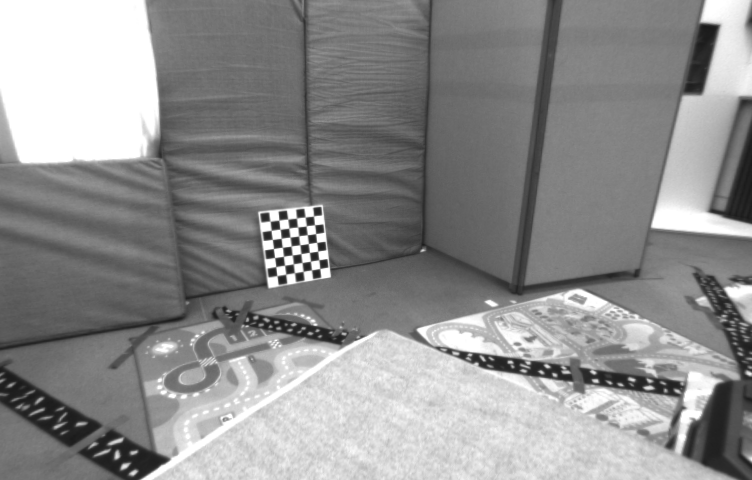
#> input picture Laboratory3/1403715413262142976_undistort.png, 752 x 480 px
$ python Laboratory3_736052_740233.py
#> lines starting #> are read from the running program, lines starting #| are printed output that depends on the picture

import matplotlib.pyplot as plt
import numpy as np
from scipy import linalg
import scipy.optimize as scOptim

import cv2

# [43 lines left out: functions car2spherical_unity, spherical_unity2car, plotNumberedImagePoints, plotResidual, not called in this run]

def crossMatrixInv(M):
     x = [M[2, 1], M[0, 2], M[1, 0]]
     return x

# [18 lines left out: functions crossMatrix, plotNumbered3DPoints, not called in this run]

def draw3DLine(ax, xIni, xEnd, strStyle, lColor, lWidth):
    """
    Draw a segment in a 3D plot
    -input:
        ax: axis handle
        xIni: Initial 3D point.
        xEnd: Final 3D point.
        strStyle: Line style.
        lColor: Line color.
        lWidth: Line width.
    """
    ax.plot([np.squeeze(xIni[0]), np.squeeze(xEnd[0])], [np.squeeze(xIni[1]), np.squeeze(xEnd[1])], [np.squeeze(xIni[2]), np.squeeze(xEnd[2])],
            strStyle, color=lColor, lineWidth=lWidth)

def drawRefSystem(ax, T_w_c, strStyle, nameStr):
    """
        Draw a reference system in a 3D plot: Red for X axis, Green for Y axis, and Blue for Z axis
    -input:
        ax: axis handle
        T_w_c: (4x4 matrix) Reference system C seen from W.
        strStyle: lines style.
        nameStr: Name of the reference system.
    """
    draw3DLine(ax, T_w_c[0:3, 3:4], T_w_c[0:3, 3:4] + T_w_c[0:3, 0:1], strStyle, 'r', 1)
    draw3DLine(ax, T_w_c[0:3, 3:4], T_w_c[0:3, 3:4] + T_w_c[0:3, 1:2], strStyle, 'g', 1)
    draw3DLine(ax, T_w_c[0:3, 3:4], T_w_c[0:3, 3:4] + T_w_c[0:3, 2:3], strStyle, 'b', 1)
    ax.text(np.squeeze( T_w_c[0, 3]+0.1), np.squeeze( T_w_c[1, 3]+0.1), np.squeeze( T_w_c[2, 3]+0.1), nameStr)

def calculate3DPoints(points1,points2,Pc1,Pc2):
    List_P3D = []

    for i in range(points1.shape[1]):
        A = []
        A.append(np.array([
            Pc1[2, 0] * points1[0, i] - Pc1[0, 0],
            Pc1[2, 1] * points1[0, i] - Pc1[0, 1],
            Pc1[2, 2] * points1[0, i] - Pc1[0, 2],
            Pc1[2, 3] * points1[0, i] - Pc1[0, 3]
        ]))
        A.append(np.array([
            Pc1[2, 0] * points1[1, i] - Pc1[1, 0],
            Pc1[2, 1] * points1[1, i] - Pc1[1, 1],
            Pc1[2, 2] * points1[1, i] - Pc1[1, 2],
            Pc1[2, 3] * points1[1, i] - Pc1[1, 3]
        ]))
        A.append(np.array([
            Pc2[2, 0] * points2[0, i] - Pc2[0, 0],
            Pc2[2, 1] * points2[0, i] - Pc2[0, 1],
            Pc2[2, 2] * points2[0, i] - Pc2[0, 2],
            Pc2[2, 3] * points2[0, i] - Pc2[0, 3]
        ]))
        A.append(np.array([
            Pc2[2, 0] * points2[1, i] - Pc2[1, 0],
            Pc2[2, 1] * points2[1, i] - Pc2[1, 1],
            Pc2[2, 2] * points2[1, i] - Pc2[1, 2],
            Pc2[2, 3] * points2[1, i] - Pc2[1, 3]
        ]))

        A = np.array(A)
        _, S, V = np.linalg.svd(A, full_matrices=True)

        Point_3D = V.T[:, -1]
        Point_3D = Point_3D / Point_3D[3]

        List_P3D.append(Point_3D)
    List_P3D = np.array(List_P3D)
    return List_P3D.T

def n_Points_in_Front(x_point, C1_T_C2 ): #C2_T_C1
    votos = 0

    for x in x_point.T:

        x_prj = C1_T_C2 @ x #C2_T_C1
        if x[2] >= 0 and x_prj[2] >= 0:
            votos += 1
    return votos

# [74 lines left out: functions resBundleProjection_n_View, resBundleProjection, not called in this run]

if __name__ == '__main__':

    # Read the images
    timestamp2 = '1403715282262142976'
    timestamp1 = '1403715413262142976'
    timestamp3 = '1403715571462142976'
    path_image_1 = timestamp1 + '_undistort.png'
    path_image_2 = timestamp2 + '_undistort.png'
    path_image_3 = timestamp3 + '_undistort.png'
    image_pers_1 = cv2.imread(path_image_1)
#> image_pers_1 is the input picture: shape (480, 752, 3); min 25, max 255, mean 143
    image_pers_2 = cv2.imread(path_image_2)
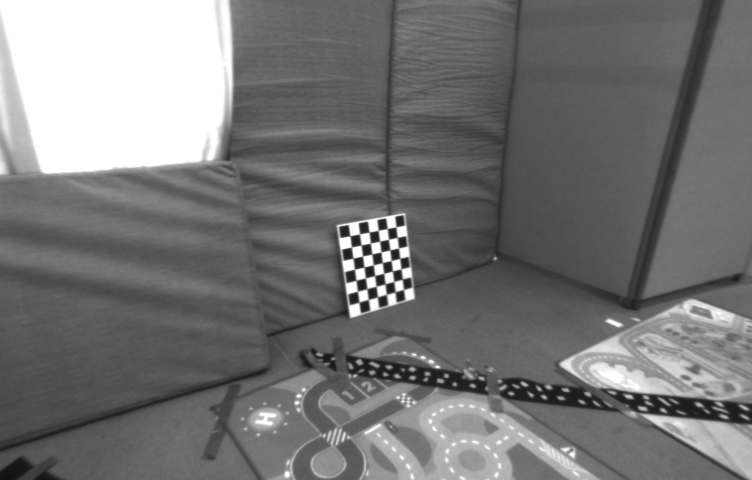
#> input picture Laboratory3/1403715282262142976_undistort.png, 752 x 480 px
#> image_pers_2 is the input picture: shape (480, 752, 3); min 18, max 255, mean 117.4
    image_pers_3 = cv2.imread(path_image_3)
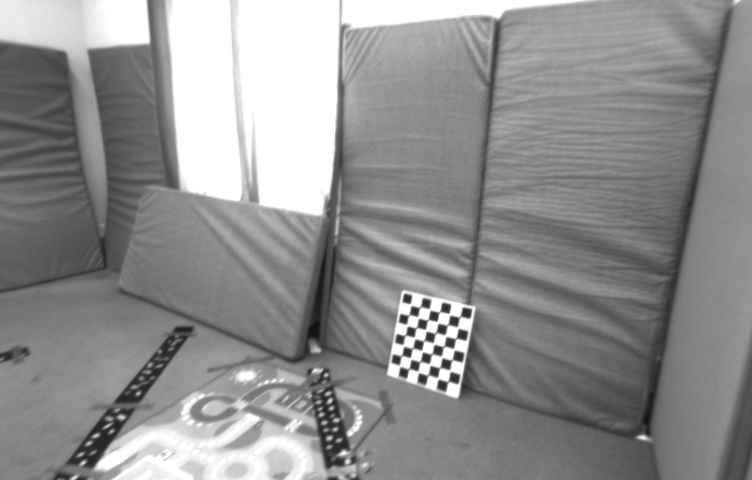
#> input picture Laboratory3/1403715571462142976_undistort.png, 752 x 480 px
#> image_pers_3 is the input picture: shape (480, 752, 3); min 13, max 255, mean 143.4

    K = np.loadtxt('K_c.txt')
    c1_F_c2 = np.loadtxt('F_21.txt')
    x1 = np.loadtxt('x1.txt')
    x2 = np.loadtxt('x2.txt')
    x3 = np.loadtxt('x3.txt')
    wTc1 = np.loadtxt('T_wc1.txt')
    wTc2 = np.loadtxt('T_wc2.txt')
    wTc3 = np.loadtxt('T_wc3.txt')
    P_can = np.eye(3, 4)
    P_C1_True = K @ P_can @ wTc1
    P_C2_True = K @ P_can @ wTc2
    c2Tc1_True = np.linalg.inv(wTc2) @ wTc1
    c3Tc1_True = np.linalg.inv(wTc3) @ wTc1

    image_1 = cv2.imread('1403715282262142976_undistort.png')
    image_2 = cv2.imread('1403715413262142976_undistort.png')

    ############################## EXERCISE 2.1 Pose estimation ########################################################
    E = K.T @ c1_F_c2.T @ K

    U, S, V = np.linalg.svd(E)
    t = U[:, -1]
    W = np.array([
        [0.0, -1.0, 0.0],
        [1.0, 0.0, 0.0],
        [0.0, 0.0, 1.0]
    ])

    R_90_pos = U @ W @ V
    R_90_neg = U @ W.T @ V
    I = np.concatenate((np.identity(3), np.array([[0.0, 0.0, 0.0]]).T), axis=1)

    P1_est = K @ I

    P2_a_est = K @ np.concatenate((R_90_pos, np.array([[t[0]], [t[1]],[t[2]] ])), axis=1)
    P2_b_est = K @ np.concatenate((R_90_pos, np.array([[-t[0]], [-t[1]], [-t[2]]])), axis=1)
    P2_c_est = K @ np.concatenate((R_90_neg, np.array([[t[0]], [t[1]], [t[2]]])), axis=1)
    P2_d_est = K @ np.concatenate((R_90_neg, np.array([[-t[0]], [-t[1]], [-t[2]]])), axis=1)

    T_c2_c1_a = np.vstack((np.concatenate((R_90_pos, np.array([[t[0]], [t[1]],[t[2]] ])), axis=1), np.array([0.0, 0.0, 0.0, 1.0])))
    T_c2_c1_b = np.vstack((np.concatenate((R_90_pos, np.array([[-t[0]], [-t[1]], [-t[2]]])), axis=1), np.array([0.0, 0.0, 0.0, 1.0])))
    T_c2_c1_c = np.vstack((np.concatenate((R_90_neg, np.array([[t[0]], [t[1]], [t[2]]])), axis=1), np.array([0.0, 0.0, 0.0, 1.0])))
    T_c2_c1_d = np.vstack((np.concatenate((R_90_neg, np.array([[-t[0]], [-t[1]], [-t[2]]])), axis=1), np.array([0.0, 0.0, 0.0, 1.0])))

    points_P2a = calculate3DPoints(x1, x2, P1_est, P2_a_est)
    points_P2b = calculate3DPoints(x1, x2, P1_est, P2_b_est)
    points_P2c = calculate3DPoints(x1, x2, P1_est, P2_c_est)
    points_P2d = calculate3DPoints(x1, x2, P1_est, P2_d_est)

    n_votos_a = n_Points_in_Front(points_P2a, T_c2_c1_a)
    n_votos_b = n_Points_in_Front(points_P2b, T_c2_c1_b)
    n_votos_c = n_Points_in_Front(points_P2c, T_c2_c1_c)
    n_votos_d = n_Points_in_Front(points_P2d, T_c2_c1_d)

    print('nº votos A: ', n_votos_a)
    print('nº votos B: ', n_votos_b)
    print('nº votos C: ', n_votos_c)
    print('nº votos D: ', n_votos_d)

    ### Plot 3D points Pose estimation
    fig3D = plt.figure(1)
    ax = plt.axes(projection='3d', adjustable='box')
    ax.set_xlabel('X')
    ax.set_ylabel('Y')
    ax.set_zlabel('Z')

    drawRefSystem(ax, np.eye(4, 4), '-', 'W')
#> (the run stopped early here; a loop or call above may not have finished)
